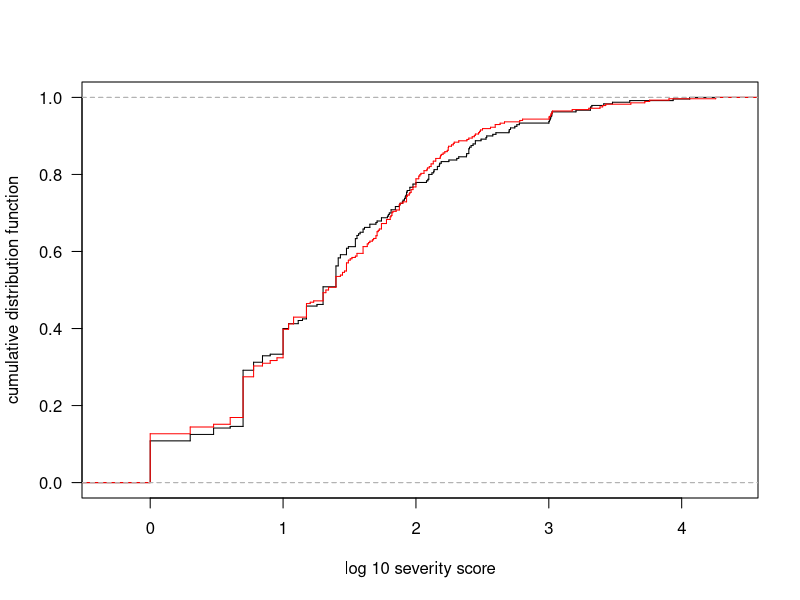

Write R code to recreate this figure.
## ---- chunk 1
knitr::opts_chunk$set(cache = T, cache.comments = FALSE,
                      echo = F, include = TRUE, 
                      fig.width = 8, fig.height = 8,
                      fig.pos = 'H',dev = 'png', dpi = 300)

library(readr)
library(readxl)
## ---- chunk 2
outcomes = read_csv('Outputs/outcomes_derived.csv')
dat_sev=read_excel('Data/severity_score_data.xlsx')
dat_sev$max_daily_score[is.na(dat_sev$max_daily_score)]=1
dat_sev = dat_sev[!is.na(dat_sev$max_daily_score), ]
# ids_missing = outcomes$subjectno[!outcomes$subjectno%in%dat_sev$label &
#                                    outcomes$Primary_endpoint]
dat_sev = dat_sev[dat_sev$label %in% outcomes$subjectno[outcomes$Primary_endpoint],]
scores_individ=aggregate(max_daily_score ~ label+treatment, 
                         data = dat_sev, sum)
trt = scores_individ$treatment=='Chloroquine/Hydroxychloroquine'
table(trt)

aggregate(max_daily_score ~ treatment, 
          data = scores_individ,quantile)
wilcox.test(scores_individ$max_daily_score[trt],
            scores_individ$max_daily_score[!trt])
## ---- chunk 3
par(las=1)
plot(ecdf(x = log10(scores_individ$max_daily_score[trt])),main='',
     xlab='log 10 severity score', ylab = 'cumulative distribution function',
     verticals = TRUE, do.points = FALSE)
lines(ecdf(x = log10(scores_individ$max_daily_score[!trt])),
      verticals = TRUE, do.points = FALSE,
      col='red')
